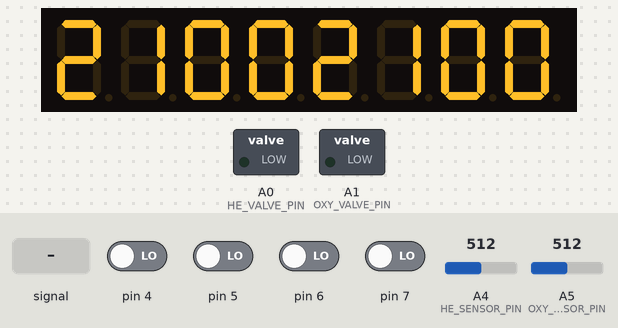
Bench run of a sketch on a simulated Arduino Uno, built with avr-gcc and run on an emulated ATmega328P. On the bench: 8-digit seven-segment display, switched loads named in the sketch (green lamp = pin HIGH). The test bench sets the inputs (shaded band); at power-on: pin 4–7 LOW, A4 (HE_SENSOR_PIN) = 512, A5 (OXY_SENSOR_PIN) = 512.

Above: at 2.2 s.
2.3 s: A4 (HE_SENSOR_PIN) fed a 200 Hz sine of ±81 counts around its level
At 3.64 s:
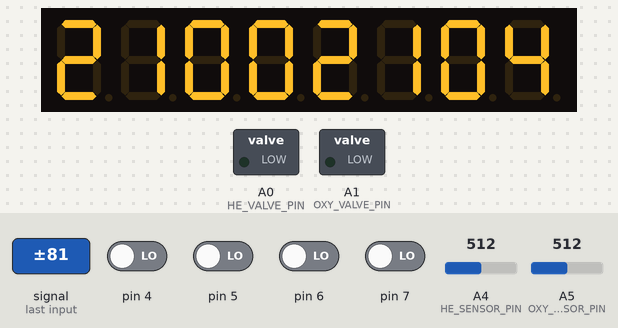
3.8 s: A4 (HE_SENSOR_PIN) set to 306
At 4.7 s:
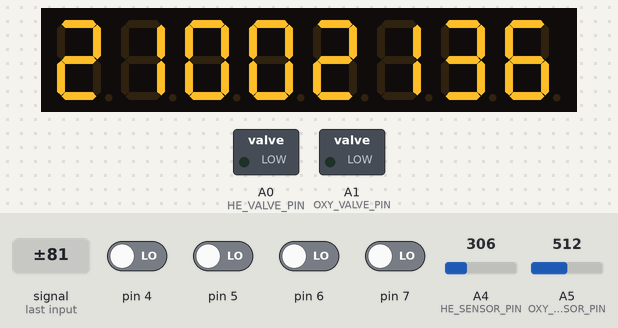
5.3 s: A5 (OXY_SENSOR_PIN) set to 716
At 6.5 s:
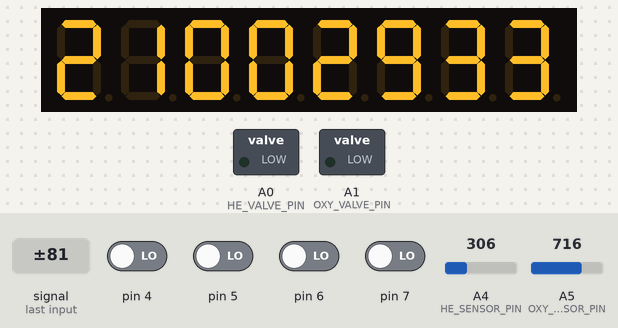
6.8 s: A4 (HE_SENSOR_PIN) set to 122
At 7.8 s:
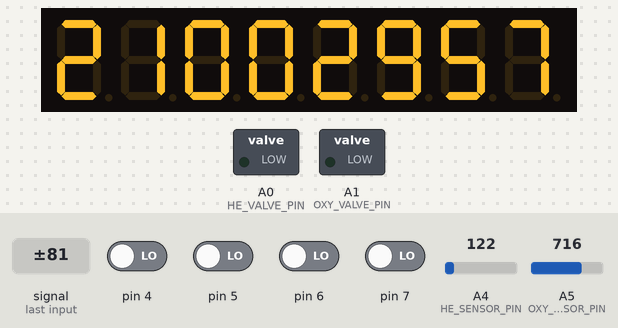
8.3 s: A5 (OXY_SENSOR_PIN) set to 900
At 8.7 s:
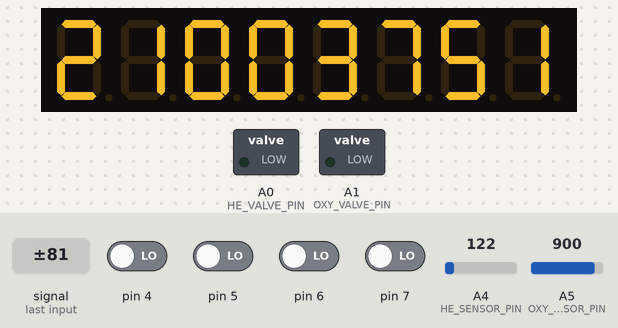
9.8 s: A4 (HE_SENSOR_PIN) set to 90
Timing chart, 0 to 12.4 s (numbered marks = the images above; inputs shaded):
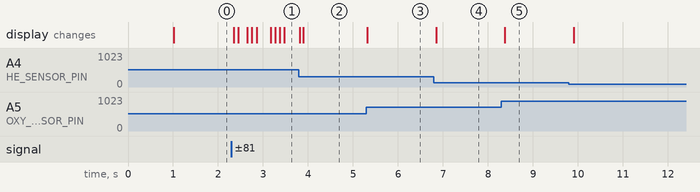

The sketch:

main_control_atmega168.ino
```cpp
/*
 Main Control
 This file contains the main control logic uploaded to the Atmega168 for gas blending using the BlenderBrain control
 (c) Nov 17, 2022 Michael Sandbichler
*/
#include "LedControl.h"

//#define DEBUGMODE
///////////////////////////////////////////////////////////////////
// Pins etc

// Define all pins and objects according to the schematic
// given in the 'Hardware' folder
// `* Sensors and Actuators
#define OXY_SENSOR_PIN A5
#define HE_SENSOR_PIN A4
#define HE_VALVE_PIN A0
#define OXY_VALVE_PIN A1

#define BUTTON1_PIN 0
#define BUTTON2_PIN 1
#define RED_LIGHT_PIN A2
#define GREEN_LIGHT_PIN A3

#define DISPLAY_DIN_PIN 9
#define DISPLAY_CS_PIN 8
#define DISPLAY_CLK_PIN 10

//* Encoders
#define OXY_ENCODER_CLK 6
#define OXY_ENCODER_DT 7
#define OXY_ENCODER_SW 3
#define HE_ENCODER_CLK 5
#define HE_ENCODER_DT 4
#define HE_ENCODER_SW 2

//* Other fixed numbers
float VALVE_PWM_PERIOD_MS = 1000;

//* Global variables
float oxySetPoint = 21.5;
int oldClockOxy = -1;
bool oxyFixed = false;

float heSetPoint = 0.5;
int oldClockHe = -1;
bool heFixed = false;

float oxySensorCalib = 0;
float oxySensorValue = 20.95;
float lastOxyValue = 20.95;

enum MachineState{
  //! The MachineState guides through the main loop and switches on the respective functions
  MixSetting,
  SettingComplete,
  MixActive,
};

enum ErrorCode {
  //! Exit codes for different errors
  ImpossibleMix
};

enum MixMode{
  //! For Nitrox and Heliox only one valve is on, for Trimix both valves inject gas
  Nitrox,
  Heliox,
  Trimix
};

enum GasType{
  Helium,
  Oxygen
};

// The starting state is the 'MixSetting'
MachineState currentState = MachineState::MixSetting;

enum ButtonState{
  Down,
  Up
};

//! Clip a given floating point number to a minimum and maximum value
float clip(float number, float min, float max) {
  if (number < min) return min;
  if (number > max) return max;
  return number;
}

/*! The Debouncer object can be used to wait a fixed time after an event
 *  while still continuing with all tasks (i.e. without having to use a
 *  delay() method)
 */
struct Debouncer {
  Debouncer(float delay):
    delay_(delay),
    lastDebounce_(0){}

  //! returns true if the delay has elapsed since the last call
  bool check() {
    if(millis() - lastDebounce_ > delay_) {
      lastDebounce_ = millis();
      return true;
    }
    return false;
  }

  float delay_;
  long lastDebounce_;
};

/*! The DebouncedButton makes use of the Debouncer class to
 * stabilize bouncing button pushes
 */
struct DebouncedButton {
  Debouncer debounce_ = Debouncer(0.05);

  DebouncedButton(int pin, long time = 0) :
    pin_(pin),
    currentState_(ButtonState::Up)
  {}

  //! Returns +1 if the button changed from 'Down' to 'Up', -1 if the button changed from
  //! 'Up' to 'Down' and 0 if the state did not change.
  int stateChanged() {
      if(debounce_.check()){
        ButtonState pinState = digitalRead(pin_)? ButtonState::Up : ButtonState::Down;
        if (pinState == ButtonState::Down && currentState_== ButtonState::Up) {
          currentState_ = pinState;
          return 1;
        } else if (pinState == ButtonState::Up && currentState_== ButtonState::Down) {
          currentState_ = pinState;
          return -1;
        } else {
          return 0;
        }
      }
      return 0;
  }

  int pin_;
  ButtonState currentState_;
};

DebouncedButton heEncoderButton(HE_ENCODER_SW);
DebouncedButton oxyEncoderButton(OXY_ENCODER_SW);
DebouncedButton startButton(BUTTON1_PIN);
DebouncedButton endButton(BUTTON2_PIN);

//! Implements proportional-integral control to adjust a quantity to a certain target value
//! This controller clips the outputs to the interval [0,1]
struct PIControl {
  double targetValue_;
  double Kp_, Ki_;

  unsigned long prevUpdateTime_;
  double prevError_, intError_;
  short saturation_; //the controller operates in the saturation region

  PIControl(double targetValue, double Kp, double Ki) :
    targetValue_(targetValue),
    Kp_(Kp),
    Ki_(Ki),
    prevUpdateTime_(0),
    intError_(0),
    saturation_(0){}

  double clipToUnitInterval(double const & x) {
    if (x < 0) {
      saturation_ = -1;
      return 0;
    }
    if (x > 1) {
      saturation_= 1;
      return 1;
    }
    saturation_= 0;
    return x;
  }

  double compute(double inputValue) {
    long currentTime = millis();
    double elapsed = (double) (currentTime - prevUpdateTime_);
    double error = targetValue_ - inputValue;
    if((saturation_ > 0 && error > 0) || (saturation_ < 0 && error < 0)) {
      //skip if saturation and error are in the same direction
    } else {
      intError_ += Ki_*error*elapsed;
    }
    intError_ = clipToUnitInterval(intError_);
    double out = clipToUnitInterval(Kp_*error + intError_);
    prevUpdateTime_ = currentTime;
    return out;
  }
};

PIControl oxyControl(20.95,0.01,0.001);
PIControl heControl(0.0,0.01,0.001);

struct MagneticValve {
  int pin_;
  float s_;//fraction of the pwm period to switch the valve on
  bool on_;
  MagneticValve(int pin):
    pin_(pin),
    s_(1),
    on_(false){}

  Debouncer pwmPeriod_ = Debouncer(VALVE_PWM_PERIOD_MS);
  Debouncer onPeriod_ = Debouncer(s_*VALVE_PWM_PERIOD_MS);

  void switchOn() {
    digitalWrite(pin_, true);
    on_ = true;
  }

  void switchOff() {
    digitalWrite(pin_, false);
    on_ = false;
  }

  void setS(float newS) {
    if(newS >= 1 or newS <= 0){
      return;
    }
    s_ = newS;
    onPeriod_.delay_=s_*VALVE_PWM_PERIOD_MS;
  }

  void update() {
    if(!pwmPeriod_.check() &&  onPeriod_.check()) {
      if(!on_){
        return;
      } else {
        switchOff();
        return;
      }
    }
    if(!on_){
      switchOn();
    }
    return;
  }
};

struct StatusLed {
  enum LedState {
    On,
    Off,
    Blinking
  };
  int pin_;
  LedState status_;
  Debouncer blinker_ = Debouncer(1000);
  Debouncer secondBlink_ = Debouncer(500);

  StatusLed(int pin):
    pin_(pin),
    status_(LedState::Off) {}

  void update(){
    switch(status_) {
      case LedState::On:
        digitalWrite(pin_, true);
        break;
      case LedState::Off:
        digitalWrite(pin_, false);
        break;
      case LedState::Blinking:
        if (!blinker_.check() && !secondBlink_.check()){
            digitalWrite(pin_,true);
          } else {
            digitalWrite(pin_,false);
          }
        break;
    }
  }
};

StatusLed redLed(RED_LIGHT_PIN);
StatusLed greenLed(GREEN_LIGHT_PIN);

struct EightDigitDisplay {
  LedControl lc_;
  EightDigitDisplay(LedControl lc) :
    lc_(lc) {
      lc_.shutdown(0,false);
      /* Set the brightness to a medium values */
      lc_.setIntensity(0,2);
      /* and clear the display */
      lc_.clearDisplay(0);
  }

  void clear() {
    lc_.clearDisplay(0);
  }

  void writeNumber(int number) {
    // Writes the first eight digits of a given number to the display
    for(int i=0; i<8; ++i) {
      lc_.setDigit(0,i,(number/((int) pow(10,i))) % 10,false);
    }
  }

  void writePreText(char* txt) {
    //The length of txt must not be larger than four characters and will be displayed
    for(int i = 0; i < 4; ++i) {
      lc_.setChar(0,7-i,txt[i],false);
      if(txt[i]=='t'){
        lc_.setLed(0,7-i,4,true);
        lc_.setLed(0,7-i,5,true);
        lc_.setLed(0,7-i,6,true);
        lc_.setLed(0,7-i,7,true);
        }
      if(txt[i]=='S'){
        lc_.setDigit(0,7-i,5,false);
      }
    }
  }

  void writeFullText(char* txt) {
    //The length of txt must not be larger than eight characters and will be displayed
    for(int i = 0; i < 8; ++i) {
      lc_.setChar(0,7-i,txt[i],false);
      if(txt[i]=='t'){
        lc_.setLed(0,7-i,4,true);
        lc_.setLed(0,7-i,5,true);
        lc_.setLed(0,7-i,6,true);
        lc_.setLed(0,7-i,7,true);
        }
      if(txt[i]=='S'){
        lc_.setDigit(0,7-i,5,false);
      }
    }
  }
  void writeTwoDigits(int number, int pos) {
    //write two digits at position 1,2,3 or 4 of the display |11|22|33|44|
    lc_.setDigit(0,7-2*(pos-1),(number/10) % 10,false);
    lc_.setDigit(0,6-2*(pos-1),number % 10,false);
  }

};

EightDigitDisplay display(LedControl(DISPLAY_DIN_PIN,DISPLAY_CLK_PIN,DISPLAY_CS_PIN,1));

struct Sensor {
  Sensor(int pin, float calibValue):
    pin_(pin)
    {
      lastValue_ = calibValue;
      calibration_ = calibValue/measureAverage(30);
    }

  void recalibrate(float calibValue) {
      calibration_ = calibValue/measureAverage(30);
  }

  float measureAverage(int num) {
    float output = 0;
    for(int i = 0; i < num; ++i) {
      output += analogRead(pin_);
    }
    return output /(float)num;
  }

  void update() {
    lastValue_ = clip(measureAverage(20)*calibration_, 0,99);
  }

  void display(EightDigitDisplay display, int pos) {
    display.writeTwoDigits((int) round(lastValue_), pos);
  }

  int pin_;
  float calibration_;
  float lastValue_;
};

struct Setpoint {
  Debouncer displayDebounce_ = Debouncer(0.1);

  Setpoint(float oxy = 20.95, float he = 0.0) :
    hePercent_(he),
    oxyPercent_(oxy),
    minOxy_(0),
    maxOxy_(100.0){}

  void setHePercent(float newHe) {
    hePercent_ = clip(newHe,0,99);
    minOxy_ = 20.95*(1-hePercent_/100.);
  }

  void setOxyPercent(float newOxy) {
    oxyPercent_ = clip(newOxy, minOxy_, maxOxy_);
  }

  void computeFromSensors(Sensor oxySensor, Sensor heSensor) {
    oxyPercent_ = oxySensor.lastValue_;
    hePercent_ = 100*(1-heSensor.lastValue_/21)*(1-(oxySensor.lastValue_-heSensor.lastValue_)/(100-heSensor.lastValue_));
  }

  float computeHeSensorValue() {
    return 100 - 79.05*(100-oxyPercent_)/(100-oxyPercent_-0.2095*hePercent_);
  }

  void display(EightDigitDisplay & display, int pos) {
    if(!displayDebounce_.check())return;
    //draw at position 0 or 1 [0000|1111]
    switch(pos){
      case 0:
        display.writeTwoDigits(round(oxyPercent_), 1);
        display.writeTwoDigits(round(hePercent_), 2);
        break;
      case 1:
        display.writeTwoDigits(round(oxyPercent_), 3);
        display.writeTwoDigits(round(hePercent_), 4);
        break;
      default:
        return;
    }
  }
  float hePercent_;
  float oxyPercent_;
  float minOxy_, maxOxy_;
};

Setpoint currentPercent;
Setpoint wantedPercent;

struct ButtonEncoder {
  ButtonEncoder(int clkPin, int dtPin, int buttonPin):
    clk_(clkPin),
    dt_(dtPin),
    state_(0),
    fixed_(false),
    button_(DebouncedButton(buttonPin)){}

  void read(float & setpoint) {
    bool clockVal = digitalRead(clk_);
    bool dataVal = digitalRead(dt_);
    switch (state_) {
        case 0:                         // Idle state, encoder not turning
            if (!clockVal){             // Turn clockwise and CLK goes low first
                state_ = 1;
            } else if (!dataVal) {      // Turn anticlockwise and DT goes low first
                state_ = 4;
            }
            break;
        // Clockwise rotation
        case 1:
            if (!dataVal) {             // Continue clockwise and DT will go low after CLK
                state_ = 2;
            }
            break;
        case 2:
            if (clockVal) {             // Turn further and CLK will go high first
                state_ = 3;
            }
            break;
        case 3:
            if (clockVal && dataVal) {  // Both CLK and DT now high as the encoder completes one step clockwise
                state_ = 0;
                ++setpoint;
            }
            break;
        // Anticlockwise rotation
        case 4:                         // As for clockwise but with CLK and DT reversed
            if (!clockVal) {
                state_ = 5;
            }
            break;
        case 5:
            if (dataVal) {
                state_ = 6;
            }
            break;
        case 6:
            if (clockVal && dataVal) {
                state_ = 0;
                --setpoint;
            }
            break;
    }
  }


  void updateSetpoint(Setpoint & sp, GasType gas) {
    float currSp;
    switch(gas) {
      case GasType::Helium:
        currSp = sp.hePercent_;
        read(currSp);
        sp.setHePercent(currSp);
        break;
      case GasType::Oxygen:
        currSp = sp.oxyPercent_;
        read(currSp);
        sp.setOxyPercent(currSp);
        break;
      default:
        return;
    }
  }

  int clk_, dt_;
  bool fixed_;
  unsigned int state_;
  DebouncedButton button_;
};

ButtonEncoder oxyEncoder(OXY_ENCODER_CLK, OXY_ENCODER_DT, OXY_ENCODER_SW);
ButtonEncoder heEncoder(HE_ENCODER_CLK, HE_ENCODER_DT, HE_ENCODER_SW);

Sensor oxySensor(OXY_SENSOR_PIN, 20.95);
Sensor heSensor(HE_SENSOR_PIN, 20.95);

#ifdef DEBUGMODE
void debugDisplay() {
    float sensorVal = heSensor.measureAverage(20);
    //if (oxySensorValue - lastOxyValue > 1 || oxySensorValue - lastOxyValue < -1) {
    display.writeNumber(sensorVal); //update display
    //}
}
#endif

//////////////////////////////////////////////////////////////////
// Basic microcontroller methods

//TODO rebuild with new objects

void setup() {
  Serial.begin(9600);
  pinMode(OXY_SENSOR_PIN, INPUT);
  pinMode(HE_SENSOR_PIN, INPUT);

  pinMode(OXY_VALVE_PIN, OUTPUT);
  pinMode(HE_VALVE_PIN, OUTPUT);

  pinMode(HE_ENCODER_SW, INPUT_PULLUP);
  pinMode(OXY_ENCODER_SW, INPUT_PULLUP);


  wantedPercent.minOxy_ = 20.95;
  wantedPercent.maxOxy_ = 40.0;
  delay(1000);
  oxySensor.recalibrate(20.95);
  heSensor.recalibrate(20.95);
  currentPercent.displayDebounce_.delay_ = 100;
}

void loop() {
#ifdef DEBUGMODE
  debugDisplay();
  delay(1000);
#else
  switch(currentState) {
    case MachineState::MixSetting:
      heEncoder.updateSetpoint(wantedPercent, GasType::Helium);
      oxyEncoder.updateSetpoint(wantedPercent, GasType::Oxygen);
      oxySensor.update();
      heSensor.update();
      currentPercent.computeFromSensors(oxySensor, heSensor);
      break;
    case MachineState::MixActive:
      oxySensor.update();
      heSensor.update();
      currentPercent.computeFromSensors(oxySensor, heSensor);
      break;
    default:
      break;
  }

  wantedPercent.display(display, 0);
  currentPercent.display(display,1);
#endif
}
```

Measured:
- after the input at 2.3 s, the display: first changes after 0.05 s (image 1 shows a later state)
- after the input at 5.3 s, the display: changes at once (image 3)
- after the input at 6.8 s, the display: changes after 0.05 s (image 4)
- after the input at 8.3 s, the display: changes after 0.07 s (image 5)
